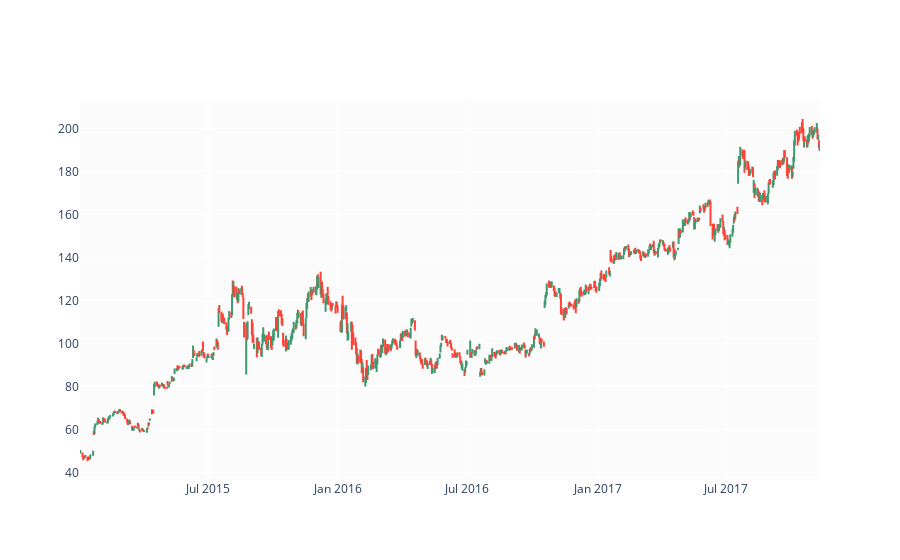

Notebook code cell kept with this figure:
### Markdown cell above
### OHLC Chart

I start with drawing an OHLC (open/high/low/close) chart to get a sense of historical prices. Below OHLC I draw Volume chart which shows number of stocks traded each day. In my previous notebook (linked above) I explain importance of OHLC and Volume charts in technical analysis.

### Code cell
fig = make_subplots(rows=1, cols=1)

fig.add_trace(go.Ohlc(x=df.Date,
                      open=df.Open,
                      high=df.High,
                      low=df.Low,
                      close=df.Close,
                      name='Price'), row=1, col=1)

fig.update(layout_xaxis_rangeslider_visible=False)
fig.show()

### Figure 1 — Plotly figure (JSON) as saved in the notebook; plotly's stock layout.template omitted (floating-point values rounded to 4 significant figures; data arrays with more than 128 entries replaced by an {"elided": "..."} marker saying what was removed)
{"data": [{"close": {"elided": "722 float values"}, "high": {"elided": "722 float values"}, "low": {"elided": "722 float values"}, "name": "Price", "open": {"elided": "722 float values"}, "type": "ohlc", "x": {"elided": "722 str values"}, "xaxis": "x", "yaxis": "y"}], "layout": {"xaxis": {"anchor": "y", "domain": [0, 1], "rangeslider": {"visible": false}}, "yaxis": {"anchor": "x", "domain": [0, 1]}}}
